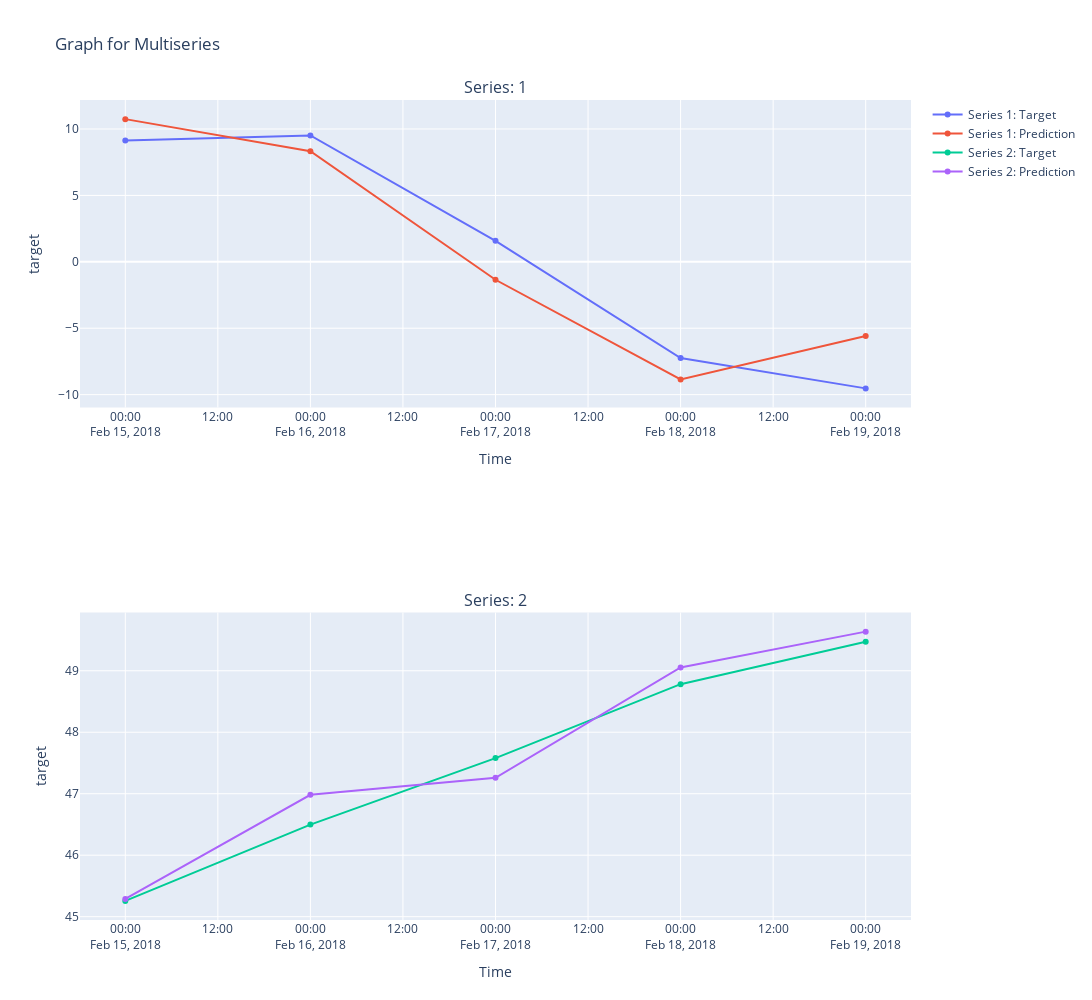

This figure's notebook cell:
### Markdown cell above
# Prediction vs Actual

### Code cell
pipeline = automl.best_pipeline
fig = graph_prediction_vs_actual_over_time(
    pipeline, X_holdout, y_holdout, X_train, y_train, dates=X_holdout["date"]
)
fig

### Figure 1 — Plotly figure (JSON) as saved in the notebook; plotly's stock layout.template omitted (floating-point values rounded to 4 significant figures)
{"data": [{"mode": "lines+markers", "name": "Series 1: Target", "type": "scatter", "x": ["2018-02-15T00:00:00", "2018-02-16T00:00:00", "2018-02-17T00:00:00", "2018-02-18T00:00:00", "2018-02-19T00:00:00"], "xaxis": "x", "y": [9.134, 9.515, 1.579, -7.241, -9.528], "yaxis": "y"}, {"mode": "lines+markers", "name": "Series 1: Prediction", "type": "scatter", "x": ["2018-02-15T00:00:00", "2018-02-16T00:00:00", "2018-02-17T00:00:00", "2018-02-18T00:00:00", "2018-02-19T00:00:00"], "xaxis": "x", "y": [10.74, 8.327, -1.352, -8.86, -5.578], "yaxis": "y"}, {"mode": "lines+markers", "name": "Series 2: Target", "type": "scatter", "x": ["2018-02-15T00:00:00", "2018-02-16T00:00:00", "2018-02-17T00:00:00", "2018-02-18T00:00:00", "2018-02-19T00:00:00"], "xaxis": "x2", "y": [45.26, 46.5, 47.58, 48.78, 49.47], "yaxis": "y2"}, {"mode": "lines+markers", "name": "Series 2: Prediction", "type": "scatter", "x": ["2018-02-15T00:00:00", "2018-02-16T00:00:00", "2018-02-17T00:00:00", "2018-02-18T00:00:00", "2018-02-19T00:00:00"], "xaxis": "x2", "y": [45.29, 46.98, 47.26, 49.05, 49.64], "yaxis": "y2"}], "layout": {"annotations": [{"font": {"size": 16}, "showarrow": false, "text": "Series: 1", "x": 0.5, "xanchor": "center", "xref": "paper", "y": 1, "yanchor": "bottom", "yref": "paper"}, {"font": {"size": 16}, "showarrow": false, "text": "Series: 2", "x": 0.5, "xanchor": "center", "xref": "paper", "y": 0.375, "yanchor": "bottom", "yref": "paper"}], "height": 1000, "title": {"text": "Graph for Multiseries"}, "width": 1500, "xaxis": {"anchor": "y", "domain": [0, 1], "title": {"text": "Time"}}, "xaxis2": {"anchor": "y2", "domain": [0, 1], "title": {"text": "Time"}}, "yaxis": {"anchor": "x", "domain": [0.625, 1], "title": {"text": "target"}}, "yaxis2": {"anchor": "x2", "domain": [0, 0.375], "title": {"text": "target"}}}}
